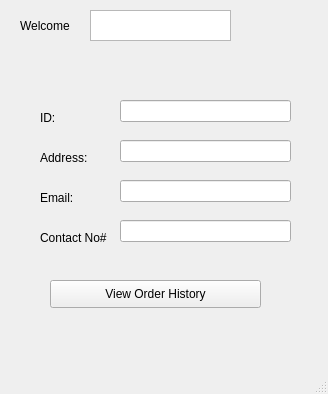
<?xml version="1.0" encoding="UTF-8"?>
<ui version="4.0">
 <class>MainWindow</class>
 <widget class="QMainWindow" name="MainWindow">
  <property name="geometry">
   <rect>
    <x>0</x>
    <y>0</y>
    <width>328</width>
    <height>394</height>
   </rect>
  </property>
  <property name="windowTitle">
   <string>MainWindow</string>
  </property>
  <widget class="QWidget" name="centralwidget">
   <widget class="QLabel" name="label">
    <property name="geometry">
     <rect>
      <x>20</x>
      <y>10</y>
      <width>81</width>
      <height>31</height>
     </rect>
    </property>
    <property name="styleSheet">
     <string notr="true">font: 9pt &quot;MS Shell Dlg 2&quot;;</string>
    </property>
    <property name="text">
     <string>Welcome </string>
    </property>
   </widget>
   <widget class="QTextEdit" name="cNameDisplay">
    <property name="geometry">
     <rect>
      <x>90</x>
      <y>10</y>
      <width>141</width>
      <height>31</height>
     </rect>
    </property>
   </widget>
   <widget class="QLabel" name="label_2">
    <property name="geometry">
     <rect>
      <x>40</x>
      <y>110</y>
      <width>55</width>
      <height>16</height>
     </rect>
    </property>
    <property name="text">
     <string>ID:</string>
    </property>
   </widget>
   <widget class="QLabel" name="label_3">
    <property name="geometry">
     <rect>
      <x>40</x>
      <y>150</y>
      <width>55</width>
      <height>16</height>
     </rect>
    </property>
    <property name="text">
     <string>Address:</string>
    </property>
   </widget>
   <widget class="QLabel" name="label_4">
    <property name="geometry">
     <rect>
      <x>40</x>
      <y>190</y>
      <width>55</width>
      <height>16</height>
     </rect>
    </property>
    <property name="text">
     <string>Email:</string>
    </property>
   </widget>
   <widget class="QLabel" name="label_5">
    <property name="geometry">
     <rect>
      <x>40</x>
      <y>230</y>
      <width>91</width>
      <height>16</height>
     </rect>
    </property>
    <property name="text">
     <string>Contact No#</string>
    </property>
   </widget>
   <widget class="QLineEdit" name="Cid">
    <property name="geometry">
     <rect>
      <x>120</x>
      <y>100</y>
      <width>171</width>
      <height>22</height>
     </rect>
    </property>
   </widget>
   <widget class="QLineEdit" name="Cad">
    <property name="geometry">
     <rect>
      <x>120</x>
      <y>140</y>
      <width>171</width>
      <height>22</height>
     </rect>
    </property>
   </widget>
   <widget class="QLineEdit" name="Cemail">
    <property name="geometry">
     <rect>
      <x>120</x>
      <y>180</y>
      <width>171</width>
      <height>22</height>
     </rect>
    </property>
   </widget>
   <widget class="QLineEdit" name="Ccn">
    <property name="geometry">
     <rect>
      <x>120</x>
      <y>220</y>
      <width>171</width>
      <height>22</height>
     </rect>
    </property>
   </widget>
   <widget class="QLabel" name="label_6">
    <property name="geometry">
     <rect>
      <x>30</x>
      <y>280</y>
      <width>55</width>
      <height>16</height>
     </rect>
    </property>
    <property name="text">
     <string/>
    </property>
   </widget>
   <widget class="QPushButton" name="Voh1">
    <property name="geometry">
     <rect>
      <x>50</x>
      <y>280</y>
      <width>211</width>
      <height>28</height>
     </rect>
    </property>
    <property name="text">
     <string>View Order History</string>
    </property>
   </widget>
  </widget>
  <widget class="QMenuBar" name="menubar">
   <property name="geometry">
    <rect>
     <x>0</x>
     <y>0</y>
     <width>328</width>
     <height>26</height>
    </rect>
   </property>
  </widget>
  <widget class="QStatusBar" name="statusbar"/>
 </widget>
 <resources/>
 <connections/>
</ui>
